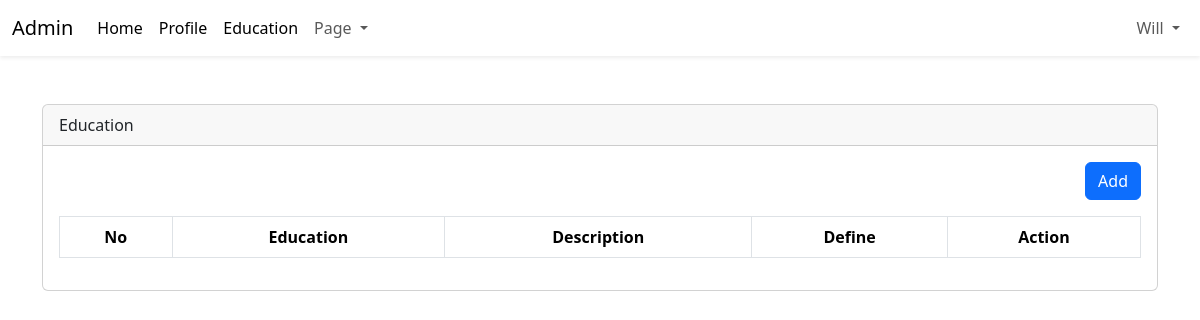
The page /admin/dashboard.php?page=education (signed in) on the database as committed earlier.
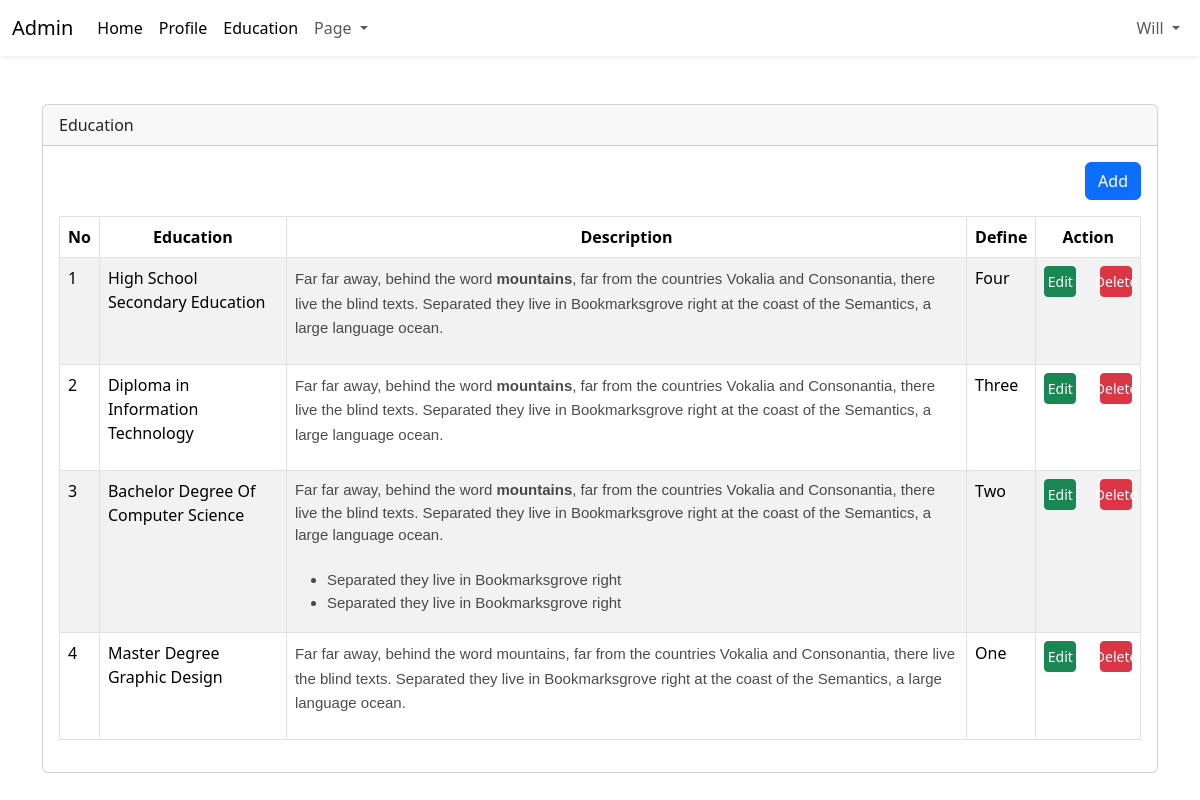
The same page on the database as committed later.
### tables this page shows
CREATE TABLE `education` (
  `education_id` int(11) NOT NULL,
  `education_name` varchar(50) NOT NULL,
  `education_desc` text NOT NULL,
  `education_def` varchar(20) NOT NULL
);

### admin/content/education.php (the view, shortened to what this page needs)
<?php
include 'config/connection_login.php';
$query = mysqli_query($config, "SELECT * FROM education ORDER BY education_id DESC");
$row = mysqli_fetch_all($query, MYSQLI_ASSOC);
?>
<div class="table-responsive">
    <div align="right" class="mb-3">
        <a href="?page=tambah_education" class="btn btn-primary">Add</a>
    </div>
    <table id="table" class="table table-bordered table-striped">
        <thead>
            <tr class="text-center">
                <th>No</th>
                <th>Education</th>
                <th>Description</th>
                <th>Define</th>
                <th>Action</th>
            </tr>
        </thead>
        <tbody>
            <?php foreach ($row as $key => $data_value): ?>
                <tr>
                    <td><?= $key + 1; ?></td>
                    <td><?= $data_value['education_name']; ?></td>
                    <td><?= $data_value['education_desc']; ?></td>
                    <td><?= $data_value['education_def']; ?></td>
                    <td>
                        <div class="row d-flex justify-content-center">
                            <div class="col-6">
                                <a href="?page=tambah_education&edit=<?php echo $data_value['education_id']; ?>"
                                    class="btn btn-success btn-sm d-flex justify-content-center">Edit</a>
                            </div>
                            <div class="col-6">
                                <a onclick="return confirm('Are you sure?')"
                                    href="?page=education&delete=<?php echo $data_value['education_id']; ?>"
                                    class="btn btn-danger btn-sm d-flex justify-content-center">Delete</a>
                            </div>
                        </div>
                    </td>
                </tr>
            <?php endforeach ?>
        </tbody>
    </table>
</div>

Rows that differ between the two databases and show on the page:
added education: education_name "High School Secondary Education", education_desc "Far far away, behind the word mountains , far from the countries Vokalia and Consonantia, there live the blind texts. Separated they live in Bookmarksgrove right at the coast of the Semantics, a large language ocean.", education_def "Four"
added education: education_name "Diploma in Information Technology", education_desc "Far far away, behind the word mountains , far from the countries Vokalia and Consonantia, there live the blind texts. Separated they live in Bookmarksgrove right at the coast of the Semantics, a large language ocean.", education_def "Three"
added education: education_name "Bachelor Degree Of Computer Science", education_desc "Far far away, behind the word mountains , far from the countries Vokalia and Consonantia, there live the blind texts. Separated they live in Bookmarksgrove right at the coast of the Semantics, a large language ocean. Separated they live in Bookmarksgrove right Separated they live in Bookmarksgrove right", education_def "Two"
added education: education_name "Master Degree Graphic Design", education_desc "Far far away, behind the word mountains, far from the countries Vokalia and Consonantia, there live the blind texts. Separated they live in Bookmarksgrove right at the coast of the Semantics, a large language ocean.", education_def "One"
